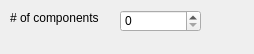
<?xml version="1.0" encoding="UTF-8"?>
<ui version="4.0">
 <class>Dialog</class>
 <widget class="QDialog" name="Dialog">
  <property name="geometry">
   <rect>
    <x>0</x>
    <y>0</y>
    <width>254</width>
    <height>54</height>
   </rect>
  </property>
  <property name="windowTitle">
   <string>Dialog</string>
  </property>
  <widget class="QSpinBox" name="spinBox_2">
   <property name="geometry">
    <rect>
     <x>120</x>
     <y>10</y>
     <width>81</width>
     <height>22</height>
    </rect>
   </property>
  </widget>
  <widget class="QLabel" name="label">
   <property name="geometry">
    <rect>
     <x>10</x>
     <y>10</y>
     <width>111</width>
     <height>16</height>
    </rect>
   </property>
   <property name="text">
    <string># of components</string>
   </property>
  </widget>
 </widget>
 <resources/>
 <connections/>
</ui>
